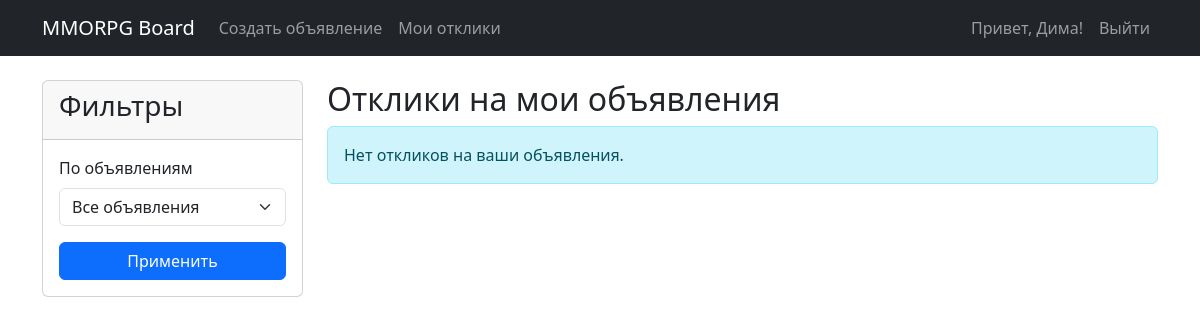
Before: /responses/ (signed in) with the older database file.
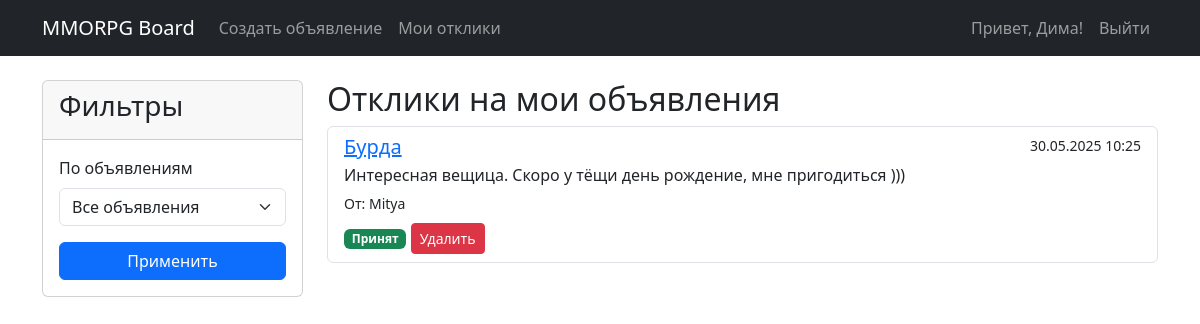
After: the same page with the newer database file.
### ads/models.py (models this page shows, shortened)
class Response(models.Model):
    advertisement = models.ForeignKey(Advertisement, on_delete=models.CASCADE)
    author = models.ForeignKey(User, on_delete=models.CASCADE)
    text = models.TextField(validators=[MinLengthValidator(5)])
    created_at = models.DateTimeField(auto_now_add=True)
    accepted = models.BooleanField(default=False)
    class Meta:
        ordering = ['-created_at']

class Advertisement(models.Model):
    title = models.CharField(max_length=255, validators=[MinLengthValidator(5)])
    content = CKEditor5Field('Text', config_name='default')
    image = models.ImageField(upload_to='ads_images/', blank=True, null=True, verbose_name="Изображение")
    video = models.FileField(upload_to='ads_videos/', blank=True, null=True, verbose_name="Видео")
    author = models.ForeignKey(User, on_delete=models.CASCADE)
    category = models.ForeignKey(Category, on_delete=models.PROTECT)
    created_at = models.DateTimeField(auto_now_add=True)
    updated_at = models.DateTimeField(auto_now=True)

### accounts/models.py (models this page shows, shortened)
class User(AbstractUser):
    email = models.EmailField(unique=True)
    email_confirmed = models.BooleanField(default=False)
    confirmation_code = models.CharField(max_length=100, blank=True, null=True)
    confirmation_code_created = models.DateTimeField(default=timezone.now)

### ads/views.py (the view)
# urls.py: path('responses/', my_responses, name='my_responses'),
@login_required
def my_responses(request):
    my_ads = Advertisement.objects.filter(author=request.user)
    responses = Response.objects.filter(advertisement__in=my_ads)
    ad_filter = request.GET.get('ad_filter')
    if ad_filter:
        responses = responses.filter(advertisement_id=ad_filter)
    return render(request, 'ads/my_responses.html', {
        'responses': responses,
        'my_ads': my_ads,
    })

### templates/ads/my_responses.html (shortened to what this page needs)
{% extends 'base.html' %}
{% block content %}
<div class="row">
    <div class="col-md-3">
        <div class="card">
            <div class="card-header">
                <h3>Фильтры</h3>
            </div>
            <div class="card-body">
                <form method="get">
                    <div class="mb-3">
                        <label for="ad_filter" class="form-label">По объявлениям</label>
                        <select class="form-select" id="ad_filter" name="ad_filter">
                            <option value="">Все объявления</option>
                        </select>
                    </div>
                    <button type="submit" class="btn btn-primary w-100">Применить</button>
                </form>
            </div>
        </div>
    </div>
    <div class="col-md-9">
        <h2>Отклики на мои объявления</h2>
        {% if responses %}
            <div class="list-group">
                {% for response in responses %}
                    <div class="list-group-item">
                        <div class="d-flex w-100 justify-content-between">
                            <h5 class="mb-1">
                                <a href="{% url 'advertisement_detail' response.advertisement.pk %}">
                                    {{ response.advertisement.title }}
                                </a>
                            </h5>
                            <small>{{ response.created_at|date:"d.m.Y H:i" }}</small>
                        </div>
                        <p class="mb-1">{{ response.text }}</p>
                        <small>От: {{ response.author.username }}</small>
                        <div class="mt-2">
                            {% if not response.accepted %}
                                <a href="{% url 'accept_response' response.pk %}" class="btn btn-sm btn-success">Принять</a>
                            {% else %}
                                <span class="badge bg-success">Принят</span>
                            {% endif %}
                            <a href="{% url 'delete_response' response.pk %}" class="btn btn-sm btn-danger">Удалить</a>
                        </div>
                    </div>
                {% endfor %}
            </div>
        {% else %}
            <div class="alert alert-info">
                Нет откликов на ваши объявления.
            </div>
        {% endif %}
    </div>
</div>
{% endblock %}

Changed rows visible on the page:
added Response: advertisement "Бурда", created_at "30.05.2025 10:25", text "Интересная вещица. Скоро у тёщи день рождение, мне пригодиться )))", author.username "Mitya", accepted "Принят"
Other visible differences:
text no longer shown: "Нет откликов на ваши объявления."
